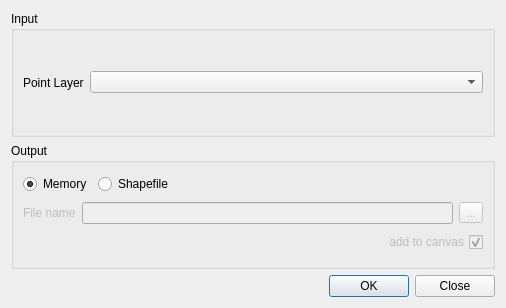
<?xml version="1.0" encoding="UTF-8"?>
<ui version="4.0">
 <class>BeelineDialogBase</class>
 <widget class="QDialog" name="BeelineDialogBase">
  <property name="geometry">
   <rect>
    <x>0</x>
    <y>0</y>
    <width>506</width>
    <height>308</height>
   </rect>
  </property>
  <property name="windowTitle">
   <string>Beeline</string>
  </property>
  <layout class="QVBoxLayout" name="verticalLayout">
   <item>
    <widget class="QGroupBox" name="groupBox_1">
     <property name="title">
      <string>Input</string>
     </property>
     <layout class="QHBoxLayout" name="horizontalLayout">
      <item>
       <widget class="QLabel" name="label">
        <property name="sizePolicy">
         <sizepolicy hsizetype="Preferred" vsizetype="Preferred">
          <horstretch>0</horstretch>
          <verstretch>0</verstretch>
         </sizepolicy>
        </property>
        <property name="text">
         <string>Point Layer</string>
        </property>
       </widget>
      </item>
      <item>
       <widget class="QComboBox" name="cmbInputLayer">
        <property name="sizePolicy">
         <sizepolicy hsizetype="Preferred" vsizetype="Fixed">
          <horstretch>1</horstretch>
          <verstretch>0</verstretch>
         </sizepolicy>
        </property>
       </widget>
      </item>
     </layout>
    </widget>
   </item>
   <item>
    <widget class="QGroupBox" name="groupBox_2">
     <property name="title">
      <string>Output</string>
     </property>
     <layout class="QVBoxLayout" name="verticalLayout_2">
      <item>
       <layout class="QHBoxLayout" name="horizontalLayout_9">
        <item>
         <widget class="QRadioButton" name="memoryLayerOutput">
          <property name="text">
           <string>Memory</string>
          </property>
          <property name="checked">
           <bool>true</bool>
          </property>
         </widget>
        </item>
        <item>
         <widget class="QRadioButton" name="shapefileOutput">
          <property name="text">
           <string>Shapefile</string>
          </property>
          <property name="checked">
           <bool>false</bool>
          </property>
         </widget>
        </item>
        <item>
         <spacer name="horizontalSpacer_3">
          <property name="orientation">
           <enum>Qt::Horizontal</enum>
          </property>
          <property name="sizeHint" stdset="0">
           <size>
            <width>40</width>
            <height>20</height>
           </size>
          </property>
         </spacer>
        </item>
       </layout>
      </item>
      <item>
       <layout class="QHBoxLayout" name="horizontalLayout_10">
        <item>
         <layout class="QVBoxLayout" name="verticalLayout_10">
          <item>
           <widget class="QLabel" name="label_4">
            <property name="enabled">
             <bool>false</bool>
            </property>
            <property name="text">
             <string>File name</string>
            </property>
           </widget>
          </item>
         </layout>
        </item>
        <item>
         <layout class="QHBoxLayout" name="horizontalLayout_11">
          <item>
           <layout class="QVBoxLayout" name="verticalLayout_4">
            <item>
             <layout class="QHBoxLayout" name="horizontalLayout_3">
              <item>
               <widget class="QLineEdit" name="outputFilename">
                <property name="enabled">
                 <bool>false</bool>
                </property>
                <property name="readOnly">
                 <bool>true</bool>
                </property>
               </widget>
              </item>
              <item>
               <widget class="QToolButton" name="selectFilename">
                <property name="enabled">
                 <bool>false</bool>
                </property>
                <property name="text">
                 <string>...</string>
                </property>
               </widget>
              </item>
             </layout>
            </item>
           </layout>
          </item>
         </layout>
        </item>
       </layout>
      </item>
      <item>
       <widget class="QCheckBox" name="addToCanvas">
        <property name="enabled">
         <bool>false</bool>
        </property>
        <property name="layoutDirection">
         <enum>Qt::RightToLeft</enum>
        </property>
        <property name="text">
         <string>add to canvas</string>
        </property>
        <property name="checked">
         <bool>true</bool>
        </property>
       </widget>
      </item>
     </layout>
    </widget>
   </item>
   <item>
    <widget class="QDialogButtonBox" name="buttonBox">
     <property name="orientation">
      <enum>Qt::Horizontal</enum>
     </property>
     <property name="standardButtons">
      <set>QDialogButtonBox::Close|QDialogButtonBox::Ok</set>
     </property>
    </widget>
   </item>
  </layout>
 </widget>
 <resources/>
 <connections/>
</ui>
